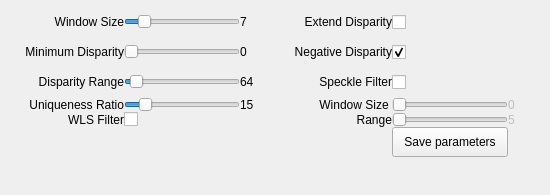
<?xml version="1.0" encoding="UTF-8"?>
<ui version="4.0">
 <class>MatcherWidgetOpenCVSGBM</class>
 <widget class="QWidget" name="MatcherWidgetOpenCVSGBM">
  <property name="geometry">
   <rect>
    <x>0</x>
    <y>0</y>
    <width>550</width>
    <height>195</height>
   </rect>
  </property>
  <property name="sizePolicy">
   <sizepolicy hsizetype="Preferred" vsizetype="Preferred">
    <horstretch>0</horstretch>
    <verstretch>0</verstretch>
   </sizepolicy>
  </property>
  <property name="minimumSize">
   <size>
    <width>550</width>
    <height>0</height>
   </size>
  </property>
  <property name="maximumSize">
   <size>
    <width>16777215</width>
    <height>16777215</height>
   </size>
  </property>
  <property name="windowTitle">
   <string>Form</string>
  </property>
  <layout class="QGridLayout" name="gridLayout_2">
   <property name="leftMargin">
    <number>7</number>
   </property>
   <property name="topMargin">
    <number>7</number>
   </property>
   <property name="rightMargin">
    <number>7</number>
   </property>
   <property name="bottomMargin">
    <number>7</number>
   </property>
   <item row="0" column="0">
    <layout class="QGridLayout" name="gridLayout" rowstretch="0,0,0,0,0,0" columnstretch="1,1,0,1,1,0" rowminimumheight="0,0,0,0,0,0" columnminimumwidth="0,0,0,0,0,0">
     <property name="rightMargin">
      <number>0</number>
     </property>
     <property name="spacing">
      <number>0</number>
     </property>
     <item row="0" column="1">
      <widget class="QSlider" name="blockSizeSlider">
       <property name="sizePolicy">
        <sizepolicy hsizetype="Preferred" vsizetype="Preferred">
         <horstretch>0</horstretch>
         <verstretch>0</verstretch>
        </sizepolicy>
       </property>
       <property name="minimumSize">
        <size>
         <width>0</width>
         <height>0</height>
        </size>
       </property>
       <property name="maximumSize">
        <size>
         <width>16777215</width>
         <height>16777215</height>
        </size>
       </property>
       <property name="minimum">
        <number>2</number>
       </property>
       <property name="maximum">
        <number>25</number>
       </property>
       <property name="value">
        <number>5</number>
       </property>
       <property name="orientation">
        <enum>Qt::Horizontal</enum>
       </property>
      </widget>
     </item>
     <item row="0" column="0">
      <widget class="QLabel" name="label_5">
       <property name="text">
        <string>Window Size</string>
       </property>
       <property name="alignment">
        <set>Qt::AlignRight|Qt::AlignTrailing|Qt::AlignVCenter</set>
       </property>
       <property name="margin">
        <number>5</number>
       </property>
      </widget>
     </item>
     <item row="4" column="5">
      <widget class="QLabel" name="speckleRangeLabel">
       <property name="enabled">
        <bool>false</bool>
       </property>
       <property name="minimumSize">
        <size>
         <width>35</width>
         <height>0</height>
        </size>
       </property>
       <property name="text">
        <string>5</string>
       </property>
       <property name="margin">
        <number>5</number>
       </property>
      </widget>
     </item>
     <item row="0" column="2">
      <widget class="QLabel" name="blockSizeLabel">
       <property name="minimumSize">
        <size>
         <width>35</width>
         <height>0</height>
        </size>
       </property>
       <property name="text">
        <string>7</string>
       </property>
       <property name="margin">
        <number>5</number>
       </property>
      </widget>
     </item>
     <item row="2" column="0">
      <widget class="QLabel" name="label_4">
       <property name="text">
        <string>Disparity Range</string>
       </property>
       <property name="alignment">
        <set>Qt::AlignRight|Qt::AlignTrailing|Qt::AlignVCenter</set>
       </property>
       <property name="margin">
        <number>5</number>
       </property>
      </widget>
     </item>
     <item row="2" column="1">
      <widget class="QSlider" name="disparityRangeSlider">
       <property name="sizePolicy">
        <sizepolicy hsizetype="Preferred" vsizetype="Preferred">
         <horstretch>0</horstretch>
         <verstretch>0</verstretch>
        </sizepolicy>
       </property>
       <property name="minimumSize">
        <size>
         <width>0</width>
         <height>0</height>
        </size>
       </property>
       <property name="maximumSize">
        <size>
         <width>16777215</width>
         <height>16777215</height>
        </size>
       </property>
       <property name="minimum">
        <number>1</number>
       </property>
       <property name="maximum">
        <number>64</number>
       </property>
       <property name="singleStep">
        <number>1</number>
       </property>
       <property name="value">
        <number>4</number>
       </property>
       <property name="orientation">
        <enum>Qt::Horizontal</enum>
       </property>
      </widget>
     </item>
     <item row="2" column="2">
      <widget class="QLabel" name="disparityRangeLabel">
       <property name="minimumSize">
        <size>
         <width>35</width>
         <height>0</height>
        </size>
       </property>
       <property name="text">
        <string>64</string>
       </property>
       <property name="margin">
        <number>5</number>
       </property>
      </widget>
     </item>
     <item row="3" column="1">
      <widget class="QSlider" name="uniquenessRatioSlider">
       <property name="sizePolicy">
        <sizepolicy hsizetype="Preferred" vsizetype="Preferred">
         <horstretch>0</horstretch>
         <verstretch>0</verstretch>
        </sizepolicy>
       </property>
       <property name="minimumSize">
        <size>
         <width>0</width>
         <height>0</height>
        </size>
       </property>
       <property name="maximumSize">
        <size>
         <width>16777215</width>
         <height>16777215</height>
        </size>
       </property>
       <property name="minimum">
        <number>1</number>
       </property>
       <property name="value">
        <number>15</number>
       </property>
       <property name="orientation">
        <enum>Qt::Horizontal</enum>
       </property>
      </widget>
     </item>
     <item row="3" column="0">
      <widget class="QLabel" name="label_9">
       <property name="text">
        <string>Uniqueness Ratio</string>
       </property>
       <property name="alignment">
        <set>Qt::AlignRight|Qt::AlignTrailing|Qt::AlignVCenter</set>
       </property>
       <property name="margin">
        <number>5</number>
       </property>
      </widget>
     </item>
     <item row="3" column="2">
      <widget class="QLabel" name="uniquenessRatioLabel">
       <property name="minimumSize">
        <size>
         <width>35</width>
         <height>0</height>
        </size>
       </property>
       <property name="text">
        <string>15</string>
       </property>
       <property name="margin">
        <number>5</number>
       </property>
      </widget>
     </item>
     <item row="1" column="0">
      <widget class="QLabel" name="label_3">
       <property name="text">
        <string>Minimum Disparity</string>
       </property>
       <property name="alignment">
        <set>Qt::AlignRight|Qt::AlignTrailing|Qt::AlignVCenter</set>
       </property>
       <property name="margin">
        <number>5</number>
       </property>
      </widget>
     </item>
     <item row="1" column="2">
      <widget class="QLabel" name="minDisparityLabel">
       <property name="minimumSize">
        <size>
         <width>35</width>
         <height>0</height>
        </size>
       </property>
       <property name="text">
        <string>0</string>
       </property>
       <property name="margin">
        <number>5</number>
       </property>
      </widget>
     </item>
     <item row="1" column="1">
      <widget class="QSlider" name="minDisparitySlider">
       <property name="sizePolicy">
        <sizepolicy hsizetype="Preferred" vsizetype="Preferred">
         <horstretch>0</horstretch>
         <verstretch>0</verstretch>
        </sizepolicy>
       </property>
       <property name="minimumSize">
        <size>
         <width>0</width>
         <height>0</height>
        </size>
       </property>
       <property name="maximumSize">
        <size>
         <width>16777215</width>
         <height>16777215</height>
        </size>
       </property>
       <property name="minimum">
        <number>0</number>
       </property>
       <property name="maximum">
        <number>1024</number>
       </property>
       <property name="orientation">
        <enum>Qt::Horizontal</enum>
       </property>
      </widget>
     </item>
     <item row="4" column="4">
      <widget class="QSlider" name="speckleRangeSlider">
       <property name="enabled">
        <bool>false</bool>
       </property>
       <property name="sizePolicy">
        <sizepolicy hsizetype="Preferred" vsizetype="Preferred">
         <horstretch>0</horstretch>
         <verstretch>0</verstretch>
        </sizepolicy>
       </property>
       <property name="minimumSize">
        <size>
         <width>0</width>
         <height>0</height>
        </size>
       </property>
       <property name="maximumSize">
        <size>
         <width>16777215</width>
         <height>16777215</height>
        </size>
       </property>
       <property name="minimum">
        <number>5</number>
       </property>
       <property name="maximum">
        <number>500</number>
       </property>
       <property name="orientation">
        <enum>Qt::Horizontal</enum>
       </property>
      </widget>
     </item>
     <item row="5" column="4">
      <widget class="QPushButton" name="saveParametersButton">
       <property name="sizePolicy">
        <sizepolicy hsizetype="Preferred" vsizetype="Preferred">
         <horstretch>0</horstretch>
         <verstretch>0</verstretch>
        </sizepolicy>
       </property>
       <property name="minimumSize">
        <size>
         <width>0</width>
         <height>30</height>
        </size>
       </property>
       <property name="text">
        <string>Save parameters</string>
       </property>
      </widget>
     </item>
     <item row="4" column="3">
      <widget class="QLabel" name="label_6">
       <property name="text">
        <string>Range</string>
       </property>
       <property name="alignment">
        <set>Qt::AlignRight|Qt::AlignTrailing|Qt::AlignVCenter</set>
       </property>
       <property name="margin">
        <number>5</number>
       </property>
      </widget>
     </item>
     <item row="3" column="3">
      <widget class="QLabel" name="label">
       <property name="text">
        <string>Window Size </string>
       </property>
       <property name="alignment">
        <set>Qt::AlignRight|Qt::AlignTrailing|Qt::AlignVCenter</set>
       </property>
       <property name="margin">
        <number>5</number>
       </property>
      </widget>
     </item>
     <item row="3" column="4">
      <widget class="QSlider" name="speckleWindowSlider">
       <property name="enabled">
        <bool>false</bool>
       </property>
       <property name="sizePolicy">
        <sizepolicy hsizetype="Preferred" vsizetype="Preferred">
         <horstretch>0</horstretch>
         <verstretch>0</verstretch>
        </sizepolicy>
       </property>
       <property name="minimumSize">
        <size>
         <width>0</width>
         <height>0</height>
        </size>
       </property>
       <property name="maximumSize">
        <size>
         <width>16777215</width>
         <height>16777215</height>
        </size>
       </property>
       <property name="maximum">
        <number>500</number>
       </property>
       <property name="value">
        <number>0</number>
       </property>
       <property name="orientation">
        <enum>Qt::Horizontal</enum>
       </property>
      </widget>
     </item>
     <item row="3" column="5">
      <widget class="QLabel" name="speckleWindowLabel">
       <property name="enabled">
        <bool>false</bool>
       </property>
       <property name="minimumSize">
        <size>
         <width>35</width>
         <height>0</height>
        </size>
       </property>
       <property name="text">
        <string>0</string>
       </property>
       <property name="margin">
        <number>5</number>
       </property>
      </widget>
     </item>
     <item row="0" column="4">
      <widget class="QCheckBox" name="checkBoxExtendDisparity">
       <property name="minimumSize">
        <size>
         <width>0</width>
         <height>30</height>
        </size>
       </property>
       <property name="text">
        <string/>
       </property>
      </widget>
     </item>
     <item row="0" column="3">
      <widget class="QLabel" name="label_2">
       <property name="layoutDirection">
        <enum>Qt::RightToLeft</enum>
       </property>
       <property name="text">
        <string>Extend Disparity</string>
       </property>
       <property name="alignment">
        <set>Qt::AlignRight|Qt::AlignTrailing|Qt::AlignVCenter</set>
       </property>
       <property name="margin">
        <number>5</number>
       </property>
      </widget>
     </item>
     <item row="1" column="4">
      <widget class="QCheckBox" name="checkBoxNegativeDisparity">
       <property name="minimumSize">
        <size>
         <width>0</width>
         <height>30</height>
        </size>
       </property>
       <property name="text">
        <string/>
       </property>
       <property name="checked">
        <bool>true</bool>
       </property>
      </widget>
     </item>
     <item row="1" column="3">
      <widget class="QLabel" name="label_7">
       <property name="layoutDirection">
        <enum>Qt::RightToLeft</enum>
       </property>
       <property name="text">
        <string>Negative Disparity</string>
       </property>
       <property name="alignment">
        <set>Qt::AlignRight|Qt::AlignTrailing|Qt::AlignVCenter</set>
       </property>
       <property name="margin">
        <number>5</number>
       </property>
      </widget>
     </item>
     <item row="2" column="4">
      <widget class="QCheckBox" name="speckleFilterCheck">
       <property name="minimumSize">
        <size>
         <width>0</width>
         <height>30</height>
        </size>
       </property>
       <property name="text">
        <string/>
       </property>
      </widget>
     </item>
     <item row="2" column="3">
      <widget class="QLabel" name="label_8">
       <property name="layoutDirection">
        <enum>Qt::LeftToRight</enum>
       </property>
       <property name="text">
        <string>Speckle Filter</string>
       </property>
       <property name="alignment">
        <set>Qt::AlignRight|Qt::AlignTrailing|Qt::AlignVCenter</set>
       </property>
       <property name="margin">
        <number>5</number>
       </property>
      </widget>
     </item>
     <item row="4" column="0">
      <widget class="QLabel" name="lblWLSFilter">
       <property name="text">
        <string>WLS Filter</string>
       </property>
       <property name="alignment">
        <set>Qt::AlignRight|Qt::AlignTrailing|Qt::AlignVCenter</set>
       </property>
       <property name="margin">
        <number>5</number>
       </property>
      </widget>
     </item>
     <item row="4" column="1">
      <widget class="QCheckBox" name="checkBoxWLSFilter">
       <property name="text">
        <string/>
       </property>
      </widget>
     </item>
    </layout>
   </item>
   <item row="1" column="0">
    <spacer name="verticalSpacer">
     <property name="orientation">
      <enum>Qt::Vertical</enum>
     </property>
     <property name="sizeHint" stdset="0">
      <size>
       <width>0</width>
       <height>0</height>
      </size>
     </property>
    </spacer>
   </item>
  </layout>
 </widget>
 <resources/>
 <connections/>
</ui>
